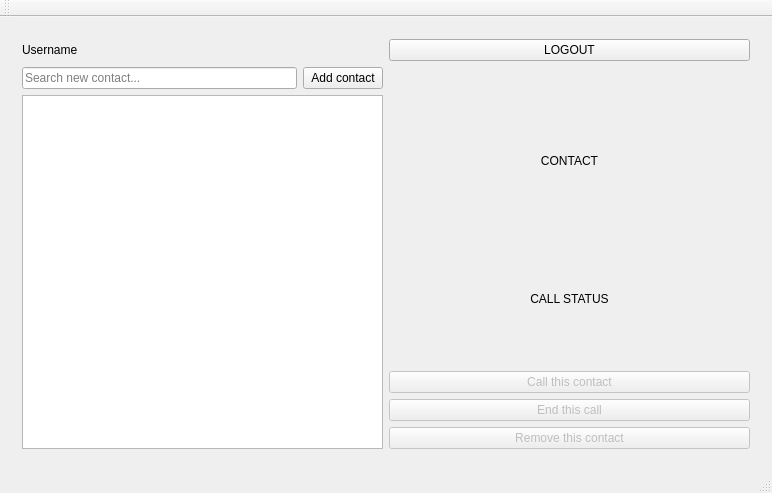
<?xml version="1.0" encoding="UTF-8"?>
<ui version="4.0">
 <class>MainWindow</class>
 <widget class="QMainWindow" name="MainWindow">
  <property name="geometry">
   <rect>
    <x>0</x>
    <y>0</y>
    <width>772</width>
    <height>493</height>
   </rect>
  </property>
  <property name="windowTitle">
   <string>MainWindow</string>
  </property>
  <widget class="QWidget" name="centralWidget">
   <layout class="QHBoxLayout" name="horizontalLayout_3">
    <item>
     <widget class="QStackedWidget" name="stackedWidget">
      <property name="currentIndex">
       <number>0</number>
      </property>
      <widget class="QWidget" name="mainPage">
       <layout class="QVBoxLayout" name="verticalLayout_2">
        <item>
         <layout class="QGridLayout" name="gridLayout_2">
          <property name="sizeConstraint">
           <enum>QLayout::SetDefaultConstraint</enum>
          </property>
          <item row="1" column="1">
           <spacer name="horizontalSpacer">
            <property name="orientation">
             <enum>Qt::Horizontal</enum>
            </property>
            <property name="sizeHint" stdset="0">
             <size>
              <width>40</width>
              <height>20</height>
             </size>
            </property>
           </spacer>
          </item>
          <item row="2" column="1">
           <layout class="QVBoxLayout" name="verticalLayout">
            <item>
             <widget class="QLabel" name="contactName">
              <property name="text">
               <string>CONTACT</string>
              </property>
              <property name="alignment">
               <set>Qt::AlignCenter</set>
              </property>
             </widget>
            </item>
            <item>
             <widget class="QLabel" name="callStatus">
              <property name="text">
               <string>CALL STATUS</string>
              </property>
              <property name="alignment">
               <set>Qt::AlignCenter</set>
              </property>
             </widget>
            </item>
            <item>
             <widget class="QPushButton" name="callButton">
              <property name="enabled">
               <bool>false</bool>
              </property>
              <property name="text">
               <string>Call this contact</string>
              </property>
             </widget>
            </item>
            <item>
             <widget class="QPushButton" name="endcallButton">
              <property name="enabled">
               <bool>false</bool>
              </property>
              <property name="text">
               <string>End this call</string>
              </property>
             </widget>
            </item>
            <item>
             <widget class="QPushButton" name="removeButton">
              <property name="enabled">
               <bool>false</bool>
              </property>
              <property name="text">
               <string>Remove this contact</string>
              </property>
             </widget>
            </item>
           </layout>
          </item>
          <item row="1" column="0">
           <layout class="QHBoxLayout" name="horizontalLayout">
            <item>
             <widget class="QLineEdit" name="addcontactLine">
              <property name="text">
               <string/>
              </property>
              <property name="echoMode">
               <enum>QLineEdit::Normal</enum>
              </property>
              <property name="dragEnabled">
               <bool>false</bool>
              </property>
              <property name="readOnly">
               <bool>false</bool>
              </property>
              <property name="placeholderText">
               <string>Search new contact...</string>
              </property>
              <property name="clearButtonEnabled">
               <bool>true</bool>
              </property>
             </widget>
            </item>
            <item>
             <widget class="QPushButton" name="addcontactButton">
              <property name="text">
               <string>Add contact</string>
              </property>
             </widget>
            </item>
           </layout>
          </item>
          <item row="2" column="0">
           <widget class="QListWidget" name="contactList"/>
          </item>
          <item row="0" column="1">
           <widget class="QPushButton" name="logoutButton">
            <property name="text">
             <string>LOGOUT</string>
            </property>
           </widget>
          </item>
          <item row="0" column="0">
           <widget class="QLabel" name="Username">
            <property name="text">
             <string>Username</string>
            </property>
           </widget>
          </item>
         </layout>
        </item>
       </layout>
      </widget>
      <widget class="QWidget" name="loginPage">
       <layout class="QHBoxLayout" name="horizontalLayout_2">
        <item>
         <layout class="QGridLayout" name="gridLayout">
          <item row="2" column="0">
           <layout class="QVBoxLayout" name="verticalLayout_3">
            <item>
             <widget class="QLabel" name="label_5">
              <property name="text">
               <string>Username</string>
              </property>
             </widget>
            </item>
            <item>
             <widget class="QLineEdit" name="loginnameLine"/>
            </item>
            <item>
             <widget class="QLabel" name="label_4">
              <property name="text">
               <string>Password</string>
              </property>
             </widget>
            </item>
            <item>
             <widget class="QLineEdit" name="loginpassLine">
              <property name="echoMode">
               <enum>QLineEdit::Password</enum>
              </property>
             </widget>
            </item>
            <item>
             <spacer name="verticalSpacer">
              <property name="orientation">
               <enum>Qt::Vertical</enum>
              </property>
              <property name="sizeHint" stdset="0">
               <size>
                <width>20</width>
                <height>40</height>
               </size>
              </property>
             </spacer>
            </item>
            <item>
             <widget class="QPushButton" name="loginButton">
              <property name="text">
               <string>Login</string>
              </property>
             </widget>
            </item>
            <item>
             <spacer name="verticalSpacer_3">
              <property name="orientation">
               <enum>Qt::Vertical</enum>
              </property>
              <property name="sizeHint" stdset="0">
               <size>
                <width>20</width>
                <height>40</height>
               </size>
              </property>
             </spacer>
            </item>
           </layout>
          </item>
          <item row="2" column="1">
           <layout class="QVBoxLayout" name="verticalLayout_4">
            <item>
             <widget class="QLabel" name="label_2">
              <property name="text">
               <string>Username</string>
              </property>
             </widget>
            </item>
            <item>
             <widget class="QLineEdit" name="registernameLine"/>
            </item>
            <item>
             <widget class="QLabel" name="label_3">
              <property name="text">
               <string>Password</string>
              </property>
             </widget>
            </item>
            <item>
             <widget class="QLineEdit" name="registerpass1Line">
              <property name="echoMode">
               <enum>QLineEdit::Password</enum>
              </property>
             </widget>
            </item>
            <item>
             <widget class="QLabel" name="label">
              <property name="text">
               <string>Confirm Password</string>
              </property>
             </widget>
            </item>
            <item>
             <widget class="QLineEdit" name="registerpass2Line">
              <property name="echoMode">
               <enum>QLineEdit::Password</enum>
              </property>
             </widget>
            </item>
            <item>
             <spacer name="verticalSpacer_2">
              <property name="orientation">
               <enum>Qt::Vertical</enum>
              </property>
              <property name="sizeHint" stdset="0">
               <size>
                <width>20</width>
                <height>40</height>
               </size>
              </property>
             </spacer>
            </item>
            <item>
             <widget class="QPushButton" name="registerButton">
              <property name="text">
               <string>Register</string>
              </property>
             </widget>
            </item>
            <item>
             <spacer name="verticalSpacer_4">
              <property name="orientation">
               <enum>Qt::Vertical</enum>
              </property>
              <property name="sizeHint" stdset="0">
               <size>
                <width>20</width>
                <height>40</height>
               </size>
              </property>
             </spacer>
            </item>
           </layout>
          </item>
         </layout>
        </item>
       </layout>
      </widget>
     </widget>
    </item>
   </layout>
  </widget>
  <widget class="QToolBar" name="mainToolBar">
   <attribute name="toolBarArea">
    <enum>TopToolBarArea</enum>
   </attribute>
   <attribute name="toolBarBreak">
    <bool>false</bool>
   </attribute>
  </widget>
  <widget class="QStatusBar" name="statusBar"/>
 </widget>
 <layoutdefault spacing="6" margin="11"/>
 <resources/>
 <connections/>
</ui>
